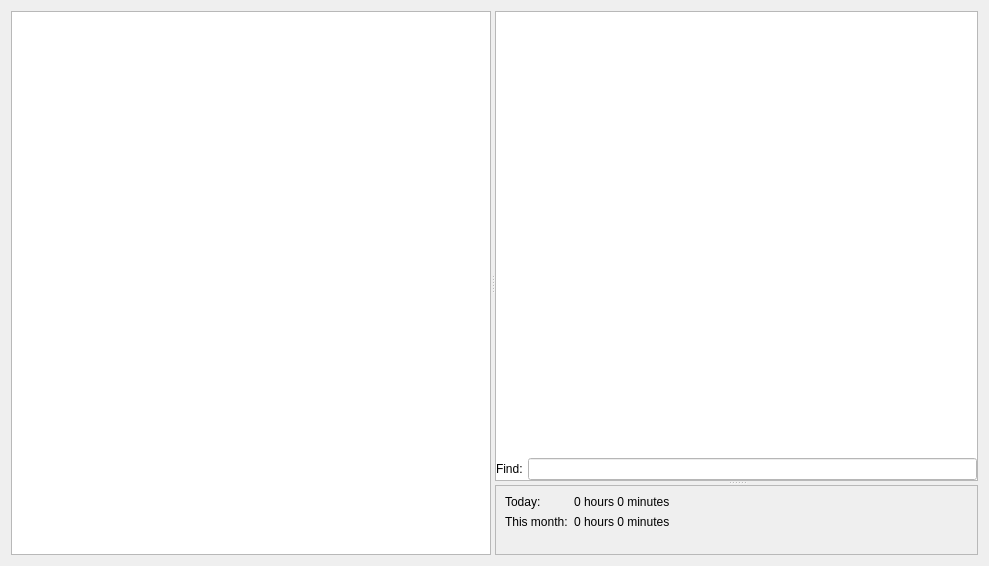
<?xml version="1.0" encoding="UTF-8"?>
<ui version="4.0">
 <class>BrowserWidget</class>
 <widget class="QWidget" name="BrowserWidget">
  <property name="geometry">
   <rect>
    <x>0</x>
    <y>0</y>
    <width>989</width>
    <height>566</height>
   </rect>
  </property>
  <property name="windowTitle">
   <string>Form</string>
  </property>
  <layout class="QHBoxLayout" name="horizontalLayout">
   <item>
    <widget class="QSplitter" name="mSplitter">
     <property name="sizePolicy">
      <sizepolicy hsizetype="Expanding" vsizetype="Expanding">
       <horstretch>0</horstretch>
       <verstretch>0</verstretch>
      </sizepolicy>
     </property>
     <property name="minimumSize">
      <size>
       <width>600</width>
       <height>200</height>
      </size>
     </property>
     <property name="orientation">
      <enum>Qt::Horizontal</enum>
     </property>
     <widget class="TaskTreeView" name="mTaskTree">
      <property name="contextMenuPolicy">
       <enum>Qt::CustomContextMenu</enum>
      </property>
      <property name="dragEnabled">
       <bool>true</bool>
      </property>
      <property name="dragDropMode">
       <enum>QAbstractItemView::InternalMove</enum>
      </property>
      <property name="defaultDropAction">
       <enum>Qt::MoveAction</enum>
      </property>
     </widget>
     <widget class="QFrame" name="frame">
      <property name="frameShape">
       <enum>QFrame::NoFrame</enum>
      </property>
      <property name="frameShadow">
       <enum>QFrame::Raised</enum>
      </property>
      <layout class="QGridLayout" name="gridLayout">
       <property name="leftMargin">
        <number>0</number>
       </property>
       <property name="topMargin">
        <number>0</number>
       </property>
       <property name="rightMargin">
        <number>0</number>
       </property>
       <property name="bottomMargin">
        <number>0</number>
       </property>
       <item row="0" column="0">
        <widget class="QSplitter" name="mTimeSplitter">
         <property name="minimumSize">
          <size>
           <width>0</width>
           <height>0</height>
          </size>
         </property>
         <property name="lineWidth">
          <number>0</number>
         </property>
         <property name="orientation">
          <enum>Qt::Vertical</enum>
         </property>
         <widget class="QFrame" name="mEditFrame">
          <property name="frameShape">
           <enum>QFrame::StyledPanel</enum>
          </property>
          <property name="frameShadow">
           <enum>QFrame::Plain</enum>
          </property>
          <property name="lineWidth">
           <number>0</number>
          </property>
          <layout class="QVBoxLayout" name="verticalLayout">
           <property name="spacing">
            <number>0</number>
           </property>
           <property name="leftMargin">
            <number>0</number>
           </property>
           <property name="topMargin">
            <number>0</number>
           </property>
           <property name="rightMargin">
            <number>0</number>
           </property>
           <property name="bottomMargin">
            <number>0</number>
           </property>
           <item>
            <widget class="QMarkdownTextEdit" name="mNoteEdit">
             <property name="sizePolicy">
              <sizepolicy hsizetype="Expanding" vsizetype="Expanding">
               <horstretch>0</horstretch>
               <verstretch>0</verstretch>
              </sizepolicy>
             </property>
             <property name="frameShape">
              <enum>QFrame::NoFrame</enum>
             </property>
             <property name="frameShadow">
              <enum>QFrame::Plain</enum>
             </property>
            </widget>
           </item>
           <item>
            <widget class="QFrame" name="mFindFrame">
             <property name="autoFillBackground">
              <bool>false</bool>
             </property>
             <property name="styleSheet">
              <string notr="true">background-color:white;</string>
             </property>
             <property name="frameShape">
              <enum>QFrame::NoFrame</enum>
             </property>
             <property name="frameShadow">
              <enum>QFrame::Raised</enum>
             </property>
             <property name="lineWidth">
              <number>0</number>
             </property>
             <layout class="QHBoxLayout" name="mFindFrameLayout">
              <property name="spacing">
               <number>5</number>
              </property>
              <property name="leftMargin">
               <number>0</number>
              </property>
              <property name="topMargin">
               <number>0</number>
              </property>
              <property name="rightMargin">
               <number>0</number>
              </property>
              <property name="bottomMargin">
               <number>0</number>
              </property>
              <item>
               <widget class="QLabel" name="label">
                <property name="text">
                 <string>Find:</string>
                </property>
               </widget>
              </item>
              <item>
               <widget class="QLineEdit" name="mFindEdit"/>
              </item>
             </layout>
            </widget>
           </item>
          </layout>
         </widget>
         <widget class="QFrame" name="mTimeFrame">
          <property name="maximumSize">
           <size>
            <width>16777215</width>
            <height>70</height>
           </size>
          </property>
          <property name="frameShape">
           <enum>QFrame::StyledPanel</enum>
          </property>
          <layout class="QFormLayout" name="formLayout">
           <item row="0" column="0">
            <widget class="QLabel" name="mTodayTextLabel">
             <property name="text">
              <string>Today:</string>
             </property>
            </widget>
           </item>
           <item row="0" column="1">
            <widget class="QLabel" name="mTodaySpentTimeLabel">
             <property name="text">
              <string>0 hours 0 minutes</string>
             </property>
            </widget>
           </item>
           <item row="1" column="0">
            <widget class="QLabel" name="mThisMonthTextLabel">
             <property name="text">
              <string>This month:</string>
             </property>
            </widget>
           </item>
           <item row="1" column="1">
            <widget class="QLabel" name="mThisMonthSpentTimeLabel">
             <property name="text">
              <string>0 hours 0 minutes</string>
             </property>
            </widget>
           </item>
          </layout>
         </widget>
        </widget>
       </item>
      </layout>
     </widget>
    </widget>
   </item>
  </layout>
 </widget>
 <customwidgets>
  <customwidget>
   <class>TaskTreeView</class>
   <extends>QTreeView</extends>
   <header>tasktreemodel.h</header>
  </customwidget>
  <customwidget>
   <class>QMarkdownTextEdit</class>
   <extends>QPlainTextEdit</extends>
   <header>qmarkdowntextedit/qmarkdowntextedit.h</header>
  </customwidget>
 </customwidgets>
 <resources/>
 <connections/>
</ui>
